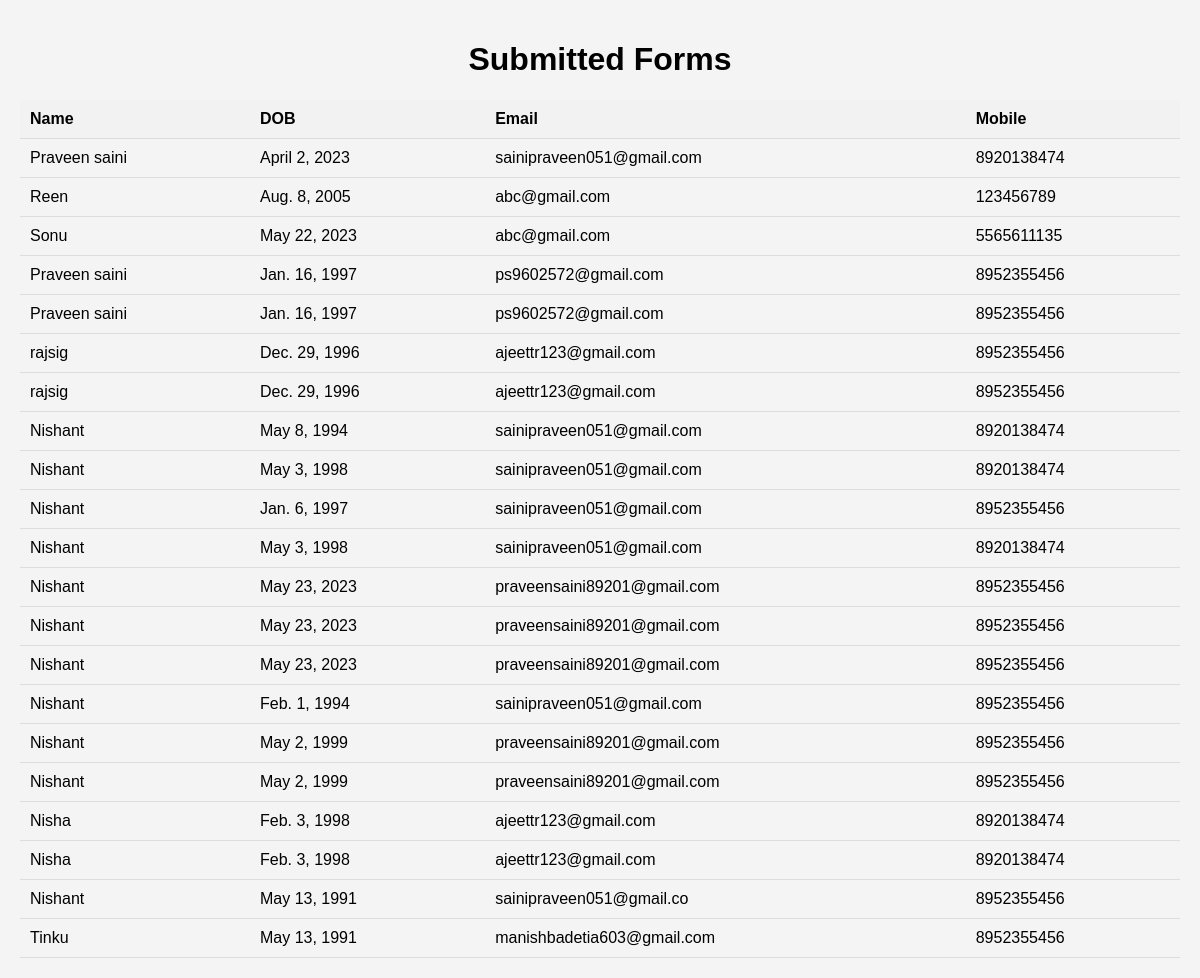
Page /Form/display_forms/ on the committed database.
### Form/models.py (models this page shows)
class FormInfo(models.Model):
    Name = models.CharField(max_length=50)
    Dob = models.DateField()
    Email = models.EmailField()
    Mobile = models.CharField(max_length=10)

### Form/views.py (the view)
# urls.py: path('display_forms/', views.display_forms, name='display_forms')
def display_forms(request):
    forms = FormInfo.objects.all()
    return render(request, 'display_forms.html', {'forms': forms})

### templates/display_forms.html (shortened to what this page needs)
<!DOCTYPE html>
<html lang="en">
<head>
</head>
<body>
    <h1>Submitted Forms</h1>
    <table>
        <thead>
            <tr>
                <th>Name</th>
                <th>DOB</th>
                <th>Email</th>
                <th>Mobile</th>
            </tr>
        </thead>
        <tbody>
            {% for form in forms %}
            <tr>
                <td>{{ form.Name }}</td>
                <td>{{ form.Dob }}</td>
                <td>{{ form.Email }}</td>
                <td>{{ form.Mobile }}</td>
            </tr>
            {% endfor %}
        </tbody>
    </table>
</body>
</html>

### templates/display_forms.html (style rules this page uses)
body { font-family: Arial, sans-serif; background-color: #f4f4f4; margin: 0; padding: 20px; }
h1 { text-align: center; }
table { width: 100%; border-collapse: collapse; margin-top: 20px; }
th, td { padding: 10px; text-align: left; border-bottom: 1px solid #ddd; }
th { background-color: #f2f2f2; }

### rows in the picture
FormInfo: Name "Praveen saini", Dob "April 2, 2023", Email "sainipraveen051@gmail.com", Mobile "8920138474"
FormInfo: Name "Reen", Dob "Aug. 8, 2005", Email "abc@gmail.com", Mobile "123456789"
FormInfo: Name "Sonu", Dob "May 22, 2023", Email "abc@gmail.com", Mobile "5565611135"
FormInfo: Name "Praveen saini", Dob "Jan. 16, 1997", Email "ps9602572@gmail.com", Mobile "8952355456"
FormInfo: Name "Praveen saini", Dob "Jan. 16, 1997", Email "ps9602572@gmail.com", Mobile "8952355456"
FormInfo: Name "rajsig", Dob "Dec. 29, 1996", Email "ajeettr123@gmail.com", Mobile "8952355456"
FormInfo: Name "rajsig", Dob "Dec. 29, 1996", Email "ajeettr123@gmail.com", Mobile "8952355456"
FormInfo: Name "Nishant", Dob "May 8, 1994", Email "sainipraveen051@gmail.com", Mobile "8920138474"
FormInfo: Name "Nishant", Dob "May 3, 1998", Email "sainipraveen051@gmail.com", Mobile "8920138474"
FormInfo: Name "Nishant", Dob "Jan. 6, 1997", Email "sainipraveen051@gmail.com", Mobile "8952355456"
FormInfo: Name "Nishant", Dob "May 3, 1998", Email "sainipraveen051@gmail.com", Mobile "8920138474"
FormInfo: Name "Nishant", Dob "May 23, 2023", Email "praveensaini89201@gmail.com", Mobile "8952355456"
FormInfo: Name "Nishant", Dob "May 23, 2023", Email "praveensaini89201@gmail.com", Mobile "8952355456"
FormInfo: Name "Nishant", Dob "May 23, 2023", Email "praveensaini89201@gmail.com", Mobile "8952355456"
FormInfo: Name "Nishant", Dob "Feb. 1, 1994", Email "sainipraveen051@gmail.com", Mobile "8952355456"
FormInfo: Name "Nishant", Dob "May 2, 1999", Email "praveensaini89201@gmail.com", Mobile "8952355456"
FormInfo: Name "Nishant", Dob "May 2, 1999", Email "praveensaini89201@gmail.com", Mobile "8952355456"
FormInfo: Name "Nisha", Dob "Feb. 3, 1998", Email "ajeettr123@gmail.com", Mobile "8920138474"
FormInfo: Name "Nisha", Dob "Feb. 3, 1998", Email "ajeettr123@gmail.com", Mobile "8920138474"
FormInfo: Name "Nishant", Dob "May 13, 1991", Email "sainipraveen051@gmail.co", Mobile "8952355456"
FormInfo: Name "Tinku", Dob "May 13, 1991", Email "manishbadetia603@gmail.com", Mobile "8952355456"
